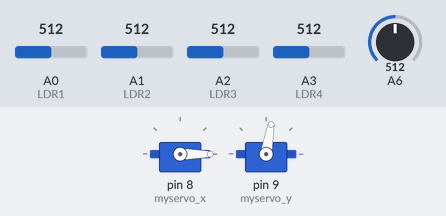
A sketch run on a simulated Arduino Nano, built with avr-gcc and run on an emulated ATmega328P. Shown: 2 × servo. The test bench sets the inputs (shaded band); at power-on: A0 (LDR1) = 512, A1 (LDR2) = 512, A2 (LDR3) = 512, A3 (LDR4) = 512, A6 = 512. What the sketch prints to the serial monitor is not drawn.

Above: at 1.2 s.
1.3 s: A0 (LDR1) set to 586
2.8 s: A0 (LDR1) set to 607
At 3.18 s:
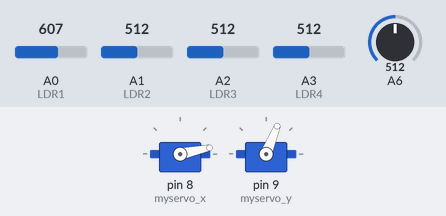
At 3.58 s:
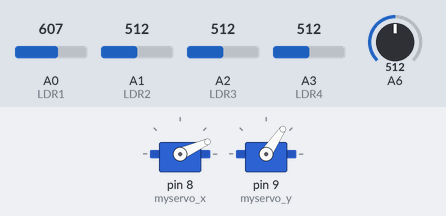
5.8 s: A1 (LDR2) set to 592
At 6.6 s:
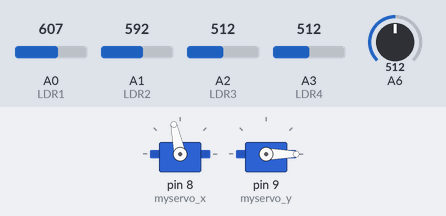
7.6 s: A1 (LDR2) set to 608
9.1 s: A2 (LDR3) set to 685
10.6 s: A2 (LDR3) set to 710
At 14.4 s:
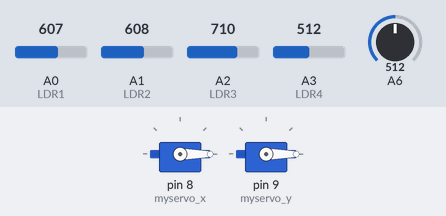
Timing chart, 0 to 14.6 s (numbered marks = the images above; inputs shaded):
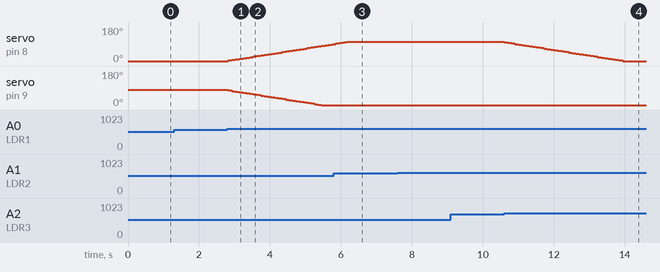

The sketch:

Code3_ArduinoNano_TransmitDanServo.ino
```cpp
/*
 * Adli Aulia Fattah H
 * Electrical Engineering, Universitas Indonesia
 */
#include <Servo.h>

Servo myservo_y, myservo_x;
int LDR1 = A0, LDR2 = A1, LDR3 = A2, LDR4 = A3;
float rRDL1 = 0, rRDL2 = 0, rRDL3 = 0, rRDL4 = 0;
int max1=0, max2=0, max3=0;
int ser1 = 80, ser2=0;
float Volt1, Volt;;

void setup() {
  Serial.begin(9600);
  myservo_x.attach(8); //myservo2 rotator
  myservo_y.attach(9); //myservo1 panel
  myservo_x.write(0);
  myservo_y.write(ser1);
}

void loop() {
  rRDL1 = analogRead(LDR1) / 100;
  rRDL2 = analogRead(LDR2) / 100;
  rRDL3 = analogRead(LDR3) / 100;
  rRDL4 = analogRead(LDR4) / 100;

  max1 = max(rRDL1, rRDL2);
  max2 = max(rRDL3, rRDL4);
  max3 = max(max1, max2);

  if(rRDL2<max3 && rRDL4<max3)
  {
    if(ser1>0)
      ser1-=3;
    myservo_y.write(ser1);
  }
  if(rRDL3<max3 && rRDL1<max3)
  {
    if(ser1<160)
      ser1+=3;
    myservo_y.write(ser1);
  }

  if(rRDL2<max3 && rRDL3<max3)
  {
    if(ser2<100)
      ser2+=3;
    myservo_x.write(ser2);
  }
  if(rRDL1<max3 && rRDL4<max3)
  {
    if(ser2>0)
      ser2-=3;
    myservo_x.write(ser2);

  }
  Volt1=analogRead(A6);//s ke pin analog A0
  Volt=((Volt1*0.00489)*5); //0.004887585

  String sendToESP = "";
  sendToESP += Volt;
  Serial.println(sendToESP);
  delay(100);
}
```

Measured:
- the behaviour switches between 599 and 600 on A0 (LDR1) (found by bisection; images 0 and 1)
- the behaviour switches between 699 and 700 on A2 (LDR3) (found by bisection; images 3 and 4)
- after the input at 1.3 s, every drawn part: stays the same
- after the input at 2.8 s, servo on pin 8 (myservo_x): moves from 0° to 90° over 2.9 s, starting at once; servo on pin 9 (myservo_y): moves from 80° to 0° over 2.6 s, starting at once
- after the input at 7.6 s, every drawn part: stays the same
- after the input at 9.1 s, every drawn part: stays the same
- after the input at 10.6 s, servo on pin 8 (myservo_x): moves from 102° to 0° over 3.3 s, starting at once
